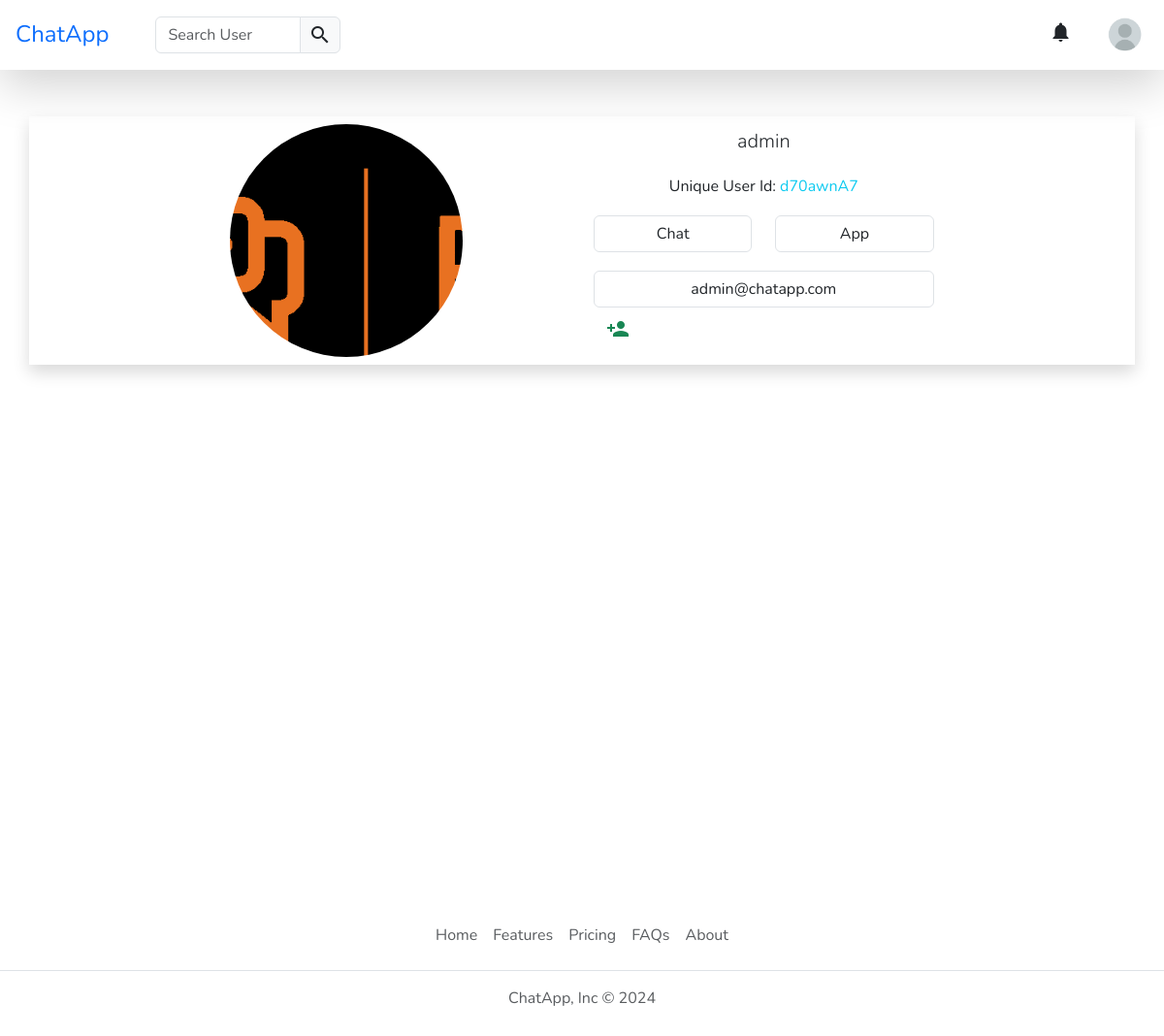
Page /account/profile/admin/ (signed in) on the committed database.
### account/models.py (models this page shows, shortened)
class UserAccount(AbstractBaseUser):
    id = models.CharField(
            max_length=8,
            primary_key=True,
            default=generate_unique_username
    )
    first_name = models.CharField(
        max_length=10,
        blank=False,
        null=False
    )
    last_name = models.CharField(
        max_length=10,
        blank=False,
        null=False
    )
    username = models.CharField(max_length=30, unique=True)
    email = models.EmailField(
        verbose_name="email",
        max_length=60,
        unique=True
    )
    date_joined = models.DateTimeField(
        verbose_name='date joined',
        auto_now_add=True,
        editable=False
    )
    last_login = models.DateTimeField(
        verbose_name='last login',
        auto_now=True
    )
    is_admin = models.BooleanField(default=False)
    is_active = models.BooleanField(default=True)
    is_staff = models.BooleanField(default=False)
    is_superuser = models.BooleanField(default=False)
    profile_image = models.ImageField(
        max_length=255,
        upload_to=get_profile_image_filepath,
        default=get_profile_image,
        null=True,
        blank=True
    )
    USERNAME_FIELD = 'username'
    REQUIRED_FIELDS = ['first_name','last_name','email',]
    objects = UserAccountManager()
    def __str__(self):
        return f'{self.username}'

### account/views.py (the view)
class ProfileView(LoginRequiredMixin, DetailView):
    model = UserAccount
    template_name = 'account/profile.html'
    def get_object(self):
        username = self.kwargs.get('username')
        try:
            return UserAccount.objects.get(username=username)
        except UserAccount.DoesNotExist:
            raise Http404("User does not exist")
    def get_context_data(self, **kwargs):
        user = self.get_object()
        logged_in_user = self.request.user
        context = super().get_context_data(**kwargs)
        friend:Friend = Friend.objects.get_or_create(user=user)[0]
        context['user'] = user
        context['is_friend'] = logged_in_user in friend.friends.all()
        context['request_pending'] = FriendRequest.objects.filter(from_user=logged_in_user, to_user=user).exists()
        context['friends_count'] = friend.friends.count() if logged_in_user == user else ''
        return context

### account/templates/account/profile.html (shortened to what this page needs)
{% extends "base.html" %}
{% load static %}
{% block content %}
<div class="container h-full">
	<div class="row mt-5 justify-content-center h-100 shadow p-2">
		<div class="col-md-6 col-lg-4 col-12">
			<div class="d-flex justify-content-center justify-content-md-start">
				<div style="width: 30dvh; height: 30dvh;">
					<img class="rounded-circle img_edit w-100 h-100" src="{{ user.profile_image.url }}"
						alt="Profile Image" loading="lazy">
				</div>
			</div>
		</div>
		<div class="col-md-6 col-lg-4 col-10 d-flex text-center">
			<div class="h-100 w-100 d-md-flex d-lg-flex flex-column justify-content-evenly user-select-none">
				<div class="d-flex align-items-center justify-content-center mb-3">
					<p class="lead mt-2 mt-md-0 mb-0 mt-lg-0 w-100">
						<span class="tex-center">{{ user }}</span>
					</p>
				</div>
				<p>Unique User Id:
					<span class="text-info">{{ user.id }}</span>
				</p>
				<div class="row">
					<div class="col">
						<span class="form-control">{{ user.first_name }}</span>
					</div>
					<div class="col">
						<span class="form-control">{{ user.last_name }}</span>
					</div>
				</div>
				<div class="form-group mt-3">
					<span type="email" class="form-control">{{ user.email }}</span>
				</div>
				{% if user.id == request.user.id %}
				<div class="form-group mt-3">
					<a href="{% url 'friend:all' %}" class="float-start">
						<button type="button" class="btn btn-primary position-relative">My Friends
							<span
								class="position-absolute top-0 start-100 translate-middle badge rounded-pill text-primary" style="background-color: var(--bs-body-bg);">{{friends_count}}</span>
						</button>
					</a>
					<a href="{% url 'account:password_change' %}" class="float-end">
						<button type="button" class="btn btn-warning">Change Password</button>
					</a>
				</div>
				{% else %}
				<div {% if is_friend %}
					class="form-group mt-3 d-flex justify-content-around">
					<button id="unfriend-btn" class="btn text-danger" data-bs-toggle="tooltip" data-bs-placement="bottom"
						title="Unfriend {{user.username}}">
						<span class="material-icons">person_remove</span>
					</button>
					<script>{% include 'friend/snippets/unfriend.js' %}</script>
					<button class="btn text-info" data-bs-toggle="tooltip" data-bs-placement="bottom" title="Chat">
						<span class="material-icons">chat</span>
					</button>
					{% else %}
					class="text-start">
						{% if request_pending %}
						<button id="cancel-request-btn" class="btn" data-bs-toggle="tooltip" data-bs-placement="bottom"
							title="Pending Friend Request">
							<span class="material-icons">schedule</span>
						</button>
						<script>{% include 'friend/snippets/cancel.js' %}</script>
						{% else %}
						<button id="addfriend-btn" class="btn text-success" data-bs-toggle="tooltip" data-bs-placement="right"
							title="Friend {{user.username}}">
							<span class="material-icons">person_add</span>
						</button>
						{% endif %}
					{% endif %}
				</div>
				{% endif %}
			</div>
		</div>
	</div>
</div>
{% endblock content %}

### templates/snippets/header.html (shortened to what this page needs)
{% load static %}
{% load humanize %}
<header class="p-3 shadow-lg mb-3 sticky-top z-3">
	<div class="bs5-container-fluid">
		<div class="row justify-content-between align-items-center">
			<div
				class="col-md-6 col-lg-6 col-12 d-flex flex-md-row flex-lg-row flex-row justify-content-between justify-content-md-start mb-md-0 mb-lg-0 mb-3">
				<a class="fs-4 me-md-5 me-lg-5 mb-md-0 mb-lg-0" href="/">ChatApp</a>
				<form class="col-8 col-md-6 col-lg-4" autocomplete="off" role="search" method="post">
					<div class="input-group">
						<input class="form-control" type="search" name="search" id="user_search"
							placeholder="Search User" maxlength="10" />
						<div class="input-group-text user-select-none px-2">
							<span class="material-icons">search</span>
						</div>
					</div>
				</form>
			</div>
			<div
				class="col-md-4 col-lg-3 col-12 d-flex flex-row justify-content-between align-items-center user-select-none px-3">
				<button
					class="btn d-flex align-items-center switch-theme w-50 text-primary justify-content-start justify-content-lg-end justify-content-md-end ps-0">
				</button>
				{% if request.user.is_authenticated %}
				<div id="notifications" class="dropdown text-end">
					<button type="button" class="btn position-relative align-items-center dropdown-toggle p-1 border-0" data-bs-toggle="dropdown" aria-expanded="false">
						<span class="material-icons">notifications</span>
					</button>
				</div>
				<div class="dropdown text-end">
					<a href="#" class="d-block link-body-emphasis text-decoration-none dropdown-toggle"
						data-bs-toggle="dropdown" aria-expanded="false">
						<img src="{{request.user.profile_image.url}}" alt="User Profile Image" width="40" height="40"
							class="rounded-circle" loading="lazy" />
					</a>
				</div>
			</div>
			{% endif %}
		</div>
	</div>
</header>

### templates/base.html (style rules this page uses)
* { font-family: "Nunito", sans-serif; }
a { cursor: pointer !important; text-decoration: none !important; color: invert; }
div.h-full { min-height: 100dvh !important; }

### templates/snippets/header.html (style rules this page uses)
.dropdown-toggle::after { display: none; }

### account/templates/account/profile.html (style rules this page uses)
div.container { min-height: 100dvh; }

### rows in the picture
UserAccount: user.profile_image (placeholder picture)
UserAccount: profile_image (picture), username "admin", id "d70awnA7", first_name "Chat", last_name "App", email "admin@chatapp.com"
